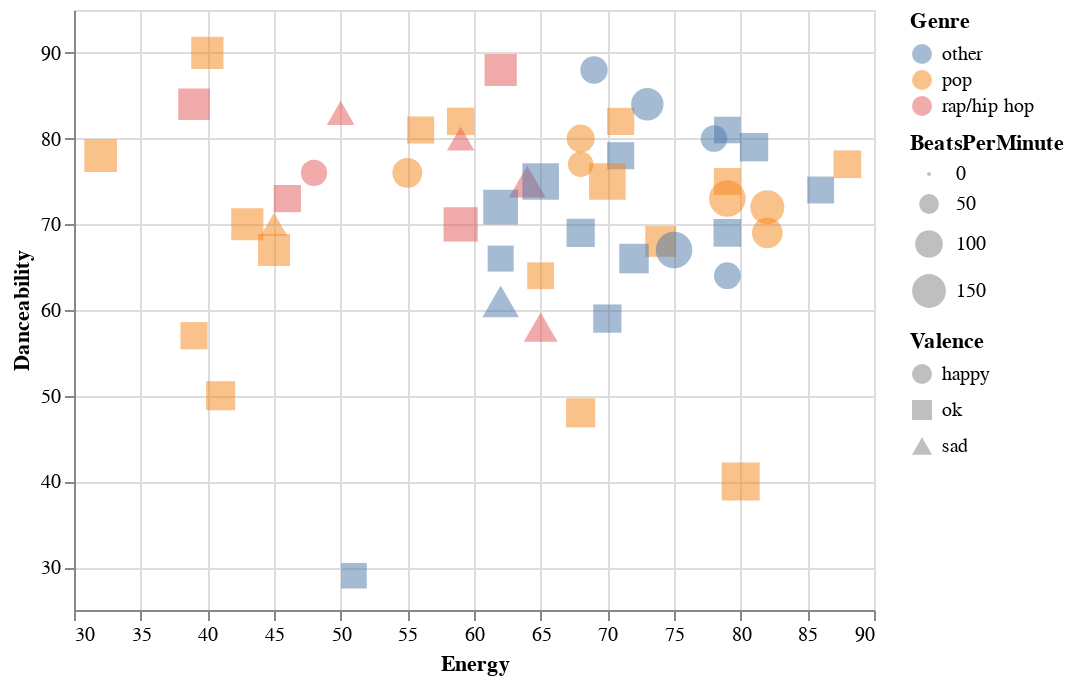

Notebook code for this chart:
### Code cell
import pandas as pd
import altair as alt

data = pd.read_csv('top50.csv')

def genre_transform(genre):
    if 'pop' in genre:
        return 'pop'
    if 'rap' in genre or 'hip hop' in genre:
        return 'rap/hip hop'
    return 'other'

def valence_transform(valence):
    if valence > 70:
        return 'happy'
    if valence < 30:
        return 'sad'
    return 'ok'

data['Genre'] = [genre_transform(i) for i in data['Genre']]
data['Valence'] = [valence_transform(i) for i in data['Valence.']]
data['BeatsPerMinute'] = data['Beats.Per.Minute']

alt.Chart(data).mark_point(filled=True).encode(
    alt.OpacityValue(0.5),
    alt.X(
        'Energy:Q',
        scale=alt.Scale(domain=(30, 90)),
    ),
    alt.Y(
        'Danceability:Q',
        scale=alt.Scale(domain=(25, 95)),
    ),
    size='BeatsPerMinute:Q',
    color='Genre:N',
    shape='Valence:N',
)

### Figure 1 — Vega-Lite specification as saved in the notebook (floating-point values rounded to 4 significant figures)
{"config": {"view": {"continuousWidth": 400, "continuousHeight": 300}}, "data": {"name": "data-5fa5560e19365df192d7d948aa66c61a"}, "mark": {"type": "point", "filled": true}, "encoding": {"color": {"field": "Genre", "type": "nominal"}, "opacity": {"value": 0.5}, "shape": {"field": "Valence", "type": "nominal"}, "size": {"field": "BeatsPerMinute", "type": "quantitative"}, "x": {"field": "Energy", "scale": {"domain": [30, 90]}, "type": "quantitative"}, "y": {"field": "Danceability", "scale": {"domain": [25, 95]}, "type": "quantitative"}}, "$schema": "https://vega.github.io/schema/vega-lite/v4.17.0.json", "datasets": {"data-5fa5560e19365df192d7d948aa66c61a": [{"Unnamed: 0": 1, "Track.Name": "Senorita", "Artist.Name": "Shawn Mendes", "Genre": "pop", "Beats.Per.Minute": 117, "Energy": 55, "Danceability": 76, "Loudness..dB..": -6, "Liveness": 8, "Valence.": 75, "Length.": 191, "Acousticness..": 4, "Speechiness.": 3, "Popularity": 79, "Valence": "happy", "BeatsPerMinute": 117}, {"Unnamed: 0": 2, "Track.Name": "China", "Artist.Name": "Anuel AA", "Genre": "other", "Beats.Per.Minute": 105, "Energy": 81, "Danceability": 79, "Loudness..dB..": -4, "Liveness": 8, "Valence.": 61, "Length.": 302, "Acousticness..": 8, "Speechiness.": 9, "Popularity": 92, "Valence": "ok", "BeatsPerMinute": 105}, {"Unnamed: 0": 3, "Track.Name": "boyfriend (with Social House)", "Artist.Name": "Ariana Grande", "Genre": "pop", "Beats.Per.Minute": 190, "Energy": 80, "Danceability": 40, "Loudness..dB..": -4, "Liveness": 16, "Valence.": 70, "Length.": 186, "Acousticness..": 12, "Speechiness.": 46, "Popularity": 85, "Valence": "ok", "BeatsPerMinute": 190}, {"Unnamed: 0": 4, "Track.Name": "Beautiful People (feat. Khalid)", "Artist.Name": "Ed Sheeran", "Genre": "pop", "Beats.Per.Minute": 93, "Energy": 65, "Danceability": 64, "Loudness..dB..": -8, "Liveness": 8, "Valence.": 55, "Length.": 198, "Acousticness..": 12, "Speechiness.": 19, "Popularity": 86, "Valence": "ok", "BeatsPerMinute": 93}, {"Unnamed: 0": 5, "Track.Name": "Goodbyes (Feat. Young Thug)", "Artist.Name": "Post Malone", "Genre": "rap/hip hop", "Beats.Per.Minute": 150, "Energy": 65, "Danceability": 58, "Loudness..dB..": -4, "Liveness": 11, "Valence.": 18, "Length.": 175, "Acousticness..": 45, "Speechiness.": 7, "Popularity": 94, "Valence": "sad", "BeatsPerMinute": 150}, {"Unnamed: 0": 6, "Track.Name": "I Don't Care (with Justin Bieber)", "Artist.Name": "Ed Sheeran", "Genre": "pop", "Beats.Per.Minute": 102, "Energy": 68, "Danceability": 80, "Loudness..dB..": -5, "Liveness": 9, "Valence.": 84, "Length.": 220, "Acousticness..": 9, "Speechiness.": 4, "Popularity": 84, "Valence": "happy", "BeatsPerMinute": 102}, {"Unnamed: 0": 7, "Track.Name": "Ransom", "Artist.Name": "Lil Tecca", "Genre": "rap/hip hop", "Beats.Per.Minute": 180, "Energy": 64, "Danceability": 75, "Loudness..dB..": -6, "Liveness": 7, "Valence.": 23, "Length.": 131, "Acousticness..": 2, "Speechiness.": 29, "Popularity": 92, "Valence": "sad", "BeatsPerMinute": 180}, {"Unnamed: 0": 8, "Track.Name": "How Do You Sleep?", "Artist.Name": "Sam Smith", "Genre": "pop", "Beats.Per.Minute": 111, "Energy": 68, "Danceability": 48, "Loudness..dB..": -5, "Liveness": 8, "Valence.": 35, "Length.": 202, "Acousticness..": 15, "Speechiness.": 9, "Popularity": 90, "Valence": "ok", "BeatsPerMinute": 111}, {"Unnamed: 0": 9, "Track.Name": "Old Town Road - Remix", "Artist.Name": "Lil Nas X", "Genre": "rap/hip hop", "Beats.Per.Minute": 136, "Energy": 62, "Danceability": 88, "Loudness..dB..": -6, "Liveness": 11, "Valence.": 64, "Length.": 157, "Acousticness..": 5, "Speechiness.": 10, "Popularity": 87, "Valence": "ok", "BeatsPerMinute": 136}, {"Unnamed: 0": 10, "Track.Name": "bad guy", "Artist.Name": "Billie Eilish", "Genre": "pop", "Beats.Per.Minute": 135, "Energy": 43, "Danceability": 70, "Loudness..dB..": -11, "Liveness": 10, "Valence.": 56, "Length.": 194, "Acousticness..": 33, "Speechiness.": 38, "Popularity": 95, "Valence": "ok", "BeatsPerMinute": 135}, {"Unnamed: 0": 11, "Track.Name": "Callaita", "Artist.Name": "Bad Bunny", "Genre": "other", "Beats.Per.Minute": 176, "Energy": 62, "Danceability": 61, "Loudness..dB..": -5, "Liveness": 24, "Valence.": 24, "Length.": 251, "Acousticness..": 60, "Speechiness.": 31, "Popularity": 93, "Valence": "sad", "BeatsPerMinute": 176}, {"Unnamed: 0": 12, "Track.Name": "Loco Contigo (feat. J. Balvin & Tyga)", "Artist.Name": "DJ Snake", "Genre": "pop", "Beats.Per.Minute": 96, "Energy": 71, "Danceability": 82, "Loudness..dB..": -4, "Liveness": 15, "Valence.": 38, "Length.": 185, "Acousticness..": 28, "Speechiness.": 7, "Popularity": 86, "Valence": "ok", "BeatsPerMinute": 96}, {"Unnamed: 0": 13, "Track.Name": "Someone You Loved", "Artist.Name": "Lewis Capaldi", "Genre": "pop", "Beats.Per.Minute": 110, "Energy": 41, "Danceability": 50, "Loudness..dB..": -6, "Liveness": 11, "Valence.": 45, "Length.": 182, "Acousticness..": 75, "Speechiness.": 3, "Popularity": 88, "Valence": "ok", "BeatsPerMinute": 110}, {"Unnamed: 0": 14, "Track.Name": "Otro Trago - Remix", "Artist.Name": "Sech", "Genre": "pop", "Beats.Per.Minute": 176, "Energy": 79, "Danceability": 73, "Loudness..dB..": -2, "Liveness": 6, "Valence.": 76, "Length.": 288, "Acousticness..": 7, "Speechiness.": 20, "Popularity": 87, "Valence": "happy", "BeatsPerMinute": 176}, {"Unnamed: 0": 15, "Track.Name": "Money In The Grave (Drake ft. Rick Ross)", "Artist.Name": "Drake", "Genre": "rap/hip hop", "Beats.Per.Minute": 101, "Energy": 50, "Danceability": 83, "Loudness..dB..": -4, "Liveness": 12, "Valence.": 10, "Length.": 205, "Acousticness..": 10, "Speechiness.": 5, "Popularity": 92, "Valence": "sad", "BeatsPerMinute": 101}, {"Unnamed: 0": 16, "Track.Name": "No Guidance (feat. Drake)", "Artist.Name": "Chris Brown", "Genre": "pop", "Beats.Per.Minute": 93, "Energy": 45, "Danceability": 70, "Loudness..dB..": -7, "Liveness": 16, "Valence.": 14, "Length.": 261, "Acousticness..": 12, "Speechiness.": 15, "Popularity": 82, "Valence": "sad", "BeatsPerMinute": 93}, {"Unnamed: 0": 17, "Track.Name": "LA CANCION", "Artist.Name": "J Balvin", "Genre": "other", "Beats.Per.Minute": 176, "Energy": 65, "Danceability": 75, "Loudness..dB..": -6, "Liveness": 11, "Valence.": 43, "Length.": 243, "Acousticness..": 15, "Speechiness.": 32, "Popularity": 90, "Valence": "ok", "BeatsPerMinute": 176}, {"Unnamed: 0": 18, "Track.Name": "Sunflower - Spider-Man: Into the Spider-Verse", "Artist.Name": "Post Malone", "Genre": "rap/hip hop", "Beats.Per.Minute": 90, "Energy": 48, "Danceability": 76, "Loudness..dB..": -6, "Liveness": 7, "Valence.": 91, "Length.": 158, "Acousticness..": 56, "Speechiness.": 5, "Popularity": 91, "Valence": "happy", "BeatsPerMinute": 90}, {"Unnamed: 0": 19, "Track.Name": "Lalala", "Artist.Name": "Y2K", "Genre": "rap/hip hop", "Beats.Per.Minute": 130, "Energy": 39, "Danceability": 84, "Loudness..dB..": -8, "Liveness": 14, "Valence.": 50, "Length.": 161, "Acousticness..": 18, "Speechiness.": 8, "Popularity": 88, "Valence": "ok", "BeatsPerMinute": 130}, {"Unnamed: 0": 20, "Track.Name": "Truth Hurts", "Artist.Name": "Lizzo", "Genre": "other", "Beats.Per.Minute": 158, "Energy": 62, "Danceability": 72, "Loudness..dB..": -3, "Liveness": 12, "Valence.": 41, "Length.": 173, "Acousticness..": 11, "Speechiness.": 11, "Popularity": 91, "Valence": "ok", "BeatsPerMinute": 158}, {"Unnamed: 0": 21, "Track.Name": "Piece Of Your Heart", "Artist.Name": "MEDUZA", "Genre": "pop", "Beats.Per.Minute": 124, "Energy": 74, "Danceability": 68, "Loudness..dB..": -7, "Liveness": 7, "Valence.": 63, "Length.": 153, "Acousticness..": 4, "Speechiness.": 3, "Popularity": 91, "Valence": "ok", "BeatsPerMinute": 124}, {"Unnamed: 0": 22, "Track.Name": "Panini", "Artist.Name": "Lil Nas X", "Genre": "rap/hip hop", "Beats.Per.Minute": 154, "Energy": 59, "Danceability": 70, "Loudness..dB..": -6, "Liveness": 12, "Valence.": 48, "Length.": 115, "Acousticness..": 34, "Speechiness.": 8, "Popularity": 91, "Valence": "ok", "BeatsPerMinute": 154}, {"Unnamed: 0": 23, "Track.Name": "No Me Conoce - Remix", "Artist.Name": "Jhay Cortez", "Genre": "other", "Beats.Per.Minute": 92, "Energy": 79, "Danceability": 81, "Loudness..dB..": -4, "Liveness": 9, "Valence.": 58, "Length.": 309, "Acousticness..": 14, "Speechiness.": 7, "Popularity": 83, "Valence": "ok", "BeatsPerMinute": 92}, {"Unnamed: 0": 24, "Track.Name": "Soltera - Remix", "Artist.Name": "Lunay", "Genre": "other", "Beats.Per.Minute": 92, "Energy": 78, "Danceability": 80, "Loudness..dB..": -4, "Liveness": 44, "Valence.": 80, "Length.": 266, "Acousticness..": 36, "Speechiness.": 4, "Popularity": 91, "Valence": "happy", "BeatsPerMinute": 92}, {"Unnamed: 0": 25, "Track.Name": "bad guy (with Justin Bieber)", "Artist.Name": "Billie Eilish", "Genre": "pop", "Beats.Per.Minute": 135, "Energy": 45, "Danceability": 67, "Loudness..dB..": -11, "Liveness": 12, "Valence.": 68, "Length.": 195, "Acousticness..": 25, "Speechiness.": 30, "Popularity": 89, "Valence": "ok", "BeatsPerMinute": 135}, {"Unnamed: 0": 26, "Track.Name": "If I Can't Have You", "Artist.Name": "Shawn Mendes", "Genre": "pop", "Beats.Per.Minute": 124, "Energy": 82, "Danceability": 69, "Loudness..dB..": -4, "Liveness": 13, "Valence.": 87, "Length.": 191, "Acousticness..": 49, "Speechiness.": 6, "Popularity": 70, "Valence": "happy", "BeatsPerMinute": 124}, {"Unnamed: 0": 27, "Track.Name": "Dance Monkey", "Artist.Name": "Tones and I", "Genre": "pop", "Beats.Per.Minute": 98, "Energy": 59, "Danceability": 82, "Loudness..dB..": -6, "Liveness": 18, "Valence.": 54, "Length.": 210, "Acousticness..": 69, "Speechiness.": 10, "Popularity": 83, "Valence": "ok", "BeatsPerMinute": 98}, {"Unnamed: 0": 28, "Track.Name": "It's You", "Artist.Name": "Ali Gatie", "Genre": "rap/hip hop", "Beats.Per.Minute": 96, "Energy": 46, "Danceability": 73, "Loudness..dB..": -7, "Liveness": 19, "Valence.": 40, "Length.": 213, "Acousticness..": 37, "Speechiness.": 3, "Popularity": 89, "Valence": "ok", "BeatsPerMinute": 96}, {"Unnamed: 0": 29, "Track.Name": "Con Calma", "Artist.Name": "Daddy Yankee", "Genre": "other", "Beats.Per.Minute": 94, "Energy": 86, "Danceability": 74, "Loudness..dB..": -3, "Liveness": 6, "Valence.": 66, "Length.": 193, "Acousticness..": 11, "Speechiness.": 6, "Popularity": 91, "Valence": "ok", "BeatsPerMinute": 94}, {"Unnamed: 0": 30, "Track.Name": "QUE PRETENDES", "Artist.Name": "J Balvin", "Genre": "other", "Beats.Per.Minute": 93, "Energy": 79, "Danceability": 64, "Loudness..dB..": -4, "Liveness": 36, "Valence.": 94, "Length.": 222, "Acousticness..": 3, "Speechiness.": 25, "Popularity": 89, "Valence": "happy", "BeatsPerMinute": 93}, {"Unnamed: 0": 31, "Track.Name": "Takeaway", "Artist.Name": "The Chainsmokers", "Genre": "other", "Beats.Per.Minute": 85, "Energy": 51, "Danceability": 29, "Loudness..dB..": -8, "Liveness": 10, "Valence.": 36, "Length.": 210, "Acousticness..": 12, "Speechiness.": 4, "Popularity": 84, "Valence": "ok", "BeatsPerMinute": 85}, {"Unnamed: 0": 32, "Track.Name": "7 rings", "Artist.Name": "Ariana Grande", "Genre": "pop", "Beats.Per.Minute": 140, "Energy": 32, "Danceability": 78, "Loudness..dB..": -11, "Liveness": 9, "Valence.": 33, "Length.": 179, "Acousticness..": 59, "Speechiness.": 33, "Popularity": 89, "Valence": "ok", "BeatsPerMinute": 140}, {"Unnamed: 0": 33, "Track.Name": "0.958333333333333", "Artist.Name": "Maluma", "Genre": "other", "Beats.Per.Minute": 96, "Energy": 71, "Danceability": 78, "Loudness..dB..": -5, "Liveness": 9, "Valence.": 68, "Length.": 176, "Acousticness..": 22, "Speechiness.": 28, "Popularity": 89, "Valence": "ok", "BeatsPerMinute": 96}, {"Unnamed: 0": 34, "Track.Name": "The London (feat. J. Cole & Travis Scott)", "Artist.Name": "Young Thug", "Genre": "rap/hip hop", "Beats.Per.Minute": 98, "Energy": 59, "Danceability": 80, "Loudness..dB..": -7, "Liveness": 13, "Valence.": 18, "Length.": 200, "Acousticness..": 2, "Speechiness.": 15, "Popularity": 89, "Valence": "sad", "BeatsPerMinute": 98}, {"Unnamed: 0": 35, "Track.Name": "Never Really Over", "Artist.Name": "Katy Perry", "Genre": "pop", "Beats.Per.Minute": 100, "Energy": 88, "Danceability": 77, "Loudness..dB..": -5, "Liveness": 32, "Valence.": 39, "Length.": 224, "Acousticness..": 19, "Speechiness.": 6, "Popularity": 89, "Valence": "ok", "BeatsPerMinute": 100}, {"Unnamed: 0": 36, "Track.Name": "Summer Days (feat. Macklemore & Patrick Stump of Fall Out Boy)", "Artist.Name": "Martin Garrix", "Genre": "other", "Beats.Per.Minute": 114, "Energy": 72, "Danceability": 66, "Loudness..dB..": -7, "Liveness": 14, "Valence.": 32, "Length.": 164, "Acousticness..": 18, "Speechiness.": 6, "Popularity": 89, "Valence": "ok", "BeatsPerMinute": 114}, {"Unnamed: 0": 37, "Track.Name": "Otro Trago", "Artist.Name": "Sech", "Genre": "pop", "Beats.Per.Minute": 176, "Energy": 70, "Danceability": 75, "Loudness..dB..": -5, "Liveness": 11, "Valence.": 62, "Length.": 226, "Acousticness..": 14, "Speechiness.": 34, "Popularity": 91, "Valence": "ok", "BeatsPerMinute": 176}, {"Unnamed: 0": 38, "Track.Name": "Antisocial (with Travis Scott)", "Artist.Name": "Ed Sheeran", "Genre": "pop", "Beats.Per.Minute": 152, "Energy": 82, "Danceability": 72, "Loudness..dB..": -5, "Liveness": 36, "Valence.": 91, "Length.": 162, "Acousticness..": 13, "Speechiness.": 5, "Popularity": 87, "Valence": "happy", "BeatsPerMinute": 152}, {"Unnamed: 0": 39, "Track.Name": "Sucker", "Artist.Name": "Jonas Brothers", "Genre": "other", "Beats.Per.Minute": 138, "Energy": 73, "Danceability": 84, "Loudness..dB..": -5, "Liveness": 11, "Valence.": 95, "Length.": 181, "Acousticness..": 4, "Speechiness.": 6, "Popularity": 80, "Valence": "happy", "BeatsPerMinute": 138}, {"Unnamed: 0": 40, "Track.Name": "fuck i'm lonely (with Anne-Marie) - from �13 Reasons Why: Season 3�", "Artist.Name": "Lauv", "Genre": "pop", "Beats.Per.Minute": 95, "Energy": 56, "Danceability": 81, "Loudness..dB..": -6, "Liveness": 6, "Valence.": 68, "Length.": 199, "Acousticness..": 48, "Speechiness.": 7, "Popularity": 78, "Valence": "ok", "BeatsPerMinute": 95}, {"Unnamed: 0": 41, "Track.Name": "Higher Love", "Artist.Name": "Kygo", "Genre": "other", "Beats.Per.Minute": 104, "Energy": 68, "Danceability": 69, "Loudness..dB..": -7, "Liveness": 10, "Valence.": 40, "Length.": 228, "Acousticness..": 2, "Speechiness.": 3, "Popularity": 88, "Valence": "ok", "BeatsPerMinute": 104}, {"Unnamed: 0": 42, "Track.Name": "You Need To Calm Down", "Artist.Name": "Taylor Swift", "Genre": "pop", "Beats.Per.Minute": 85, "Energy": 68, "Danceability": 77, "Loudness..dB..": -6, "Liveness": 7, "Valence.": 73, "Length.": 171, "Acousticness..": 1, "Speechiness.": 5, "Popularity": 90, "Valence": "happy", "BeatsPerMinute": 85}, {"Unnamed: 0": 43, "Track.Name": "Shallow", "Artist.Name": "Lady Gaga", "Genre": "pop", "Beats.Per.Minute": 96, "Energy": 39, "Danceability": 57, "Loudness..dB..": -6, "Liveness": 23, "Valence.": 32, "Length.": 216, "Acousticness..": 37, "Speechiness.": 3, "Popularity": 87, "Valence": "ok", "BeatsPerMinute": 96}, {"Unnamed: 0": 44, "Track.Name": "Talk", "Artist.Name": "Khalid", "Genre": "pop", "Beats.Per.Minute": 136, "Energy": 40, "Danceability": 90, "Loudness..dB..": -9, "Liveness": 6, "Valence.": 35, "Length.": 198, "Acousticness..": 5, "Speechiness.": 13, "Popularity": 84, "Valence": "ok", "BeatsPerMinute": 136}, {"Unnamed: 0": 45, "Track.Name": "Con Altura", "Artist.Name": "ROSAL�A", "Genre": "other", "Beats.Per.Minute": 98, "Energy": 69, "Danceability": 88, "Loudness..dB..": -4, "Liveness": 5, "Valence.": 75, "Length.": 162, "Acousticness..": 39, "Speechiness.": 12, "Popularity": 88, "Valence": "happy", "BeatsPerMinute": 98}, {"Unnamed: 0": 46, "Track.Name": "One Thing Right", "Artist.Name": "Marshmello", "Genre": "other", "Beats.Per.Minute": 88, "Energy": 62, "Danceability": 66, "Loudness..dB..": -2, "Liveness": 58, "Valence.": 44, "Length.": 182, "Acousticness..": 7, "Speechiness.": 5, "Popularity": 88, "Valence": "ok", "BeatsPerMinute": 88}, {"Unnamed: 0": 47, "Track.Name": "Te Robar�", "Artist.Name": "Nicky Jam", "Genre": "other", "Beats.Per.Minute": 176, "Energy": 75, "Danceability": 67, "Loudness..dB..": -4, "Liveness": 8, "Valence.": 80, "Length.": 202, "Acousticness..": 24, "Speechiness.": 6, "Popularity": 88, "Valence": "happy", "BeatsPerMinute": 176}, {"Unnamed: 0": 48, "Track.Name": "Happier", "Artist.Name": "Marshmello", "Genre": "other", "Beats.Per.Minute": 100, "Energy": 79, "Danceability": 69, "Loudness..dB..": -3, "Liveness": 17, "Valence.": 67, "Length.": 214, "Acousticness..": 19, "Speechiness.": 5, "Popularity": 88, "Valence": "ok", "BeatsPerMinute": 100}, {"Unnamed: 0": 49, "Track.Name": "Call You Mine", "Artist.Name": "The Chainsmokers", "Genre": "other", "Beats.Per.Minute": 104, "Energy": 70, "Danceability": 59, "Loudness..dB..": -6, "Liveness": 41, "Valence.": 50, "Length.": 218, "Acousticness..": 23, "Speechiness.": 3, "Popularity": 88, "Valence": "ok", "BeatsPerMinute": 104}, {"Unnamed: 0": 50, "Track.Name": "Cross Me (feat. Chance the Rapper & PnB Rock)", "Artist.Name": "Ed Sheeran", "Genre": "pop", "Beats.Per.Minute": 95, "Energy": 79, "Danceability": 75, "Loudness..dB..": -6, "Liveness": 7, "Valence.": 61, "Length.": 206, "Acousticness..": 21, "Speechiness.": 12, "Popularity": 82, "Valence": "ok", "BeatsPerMinute": 95}]}}
